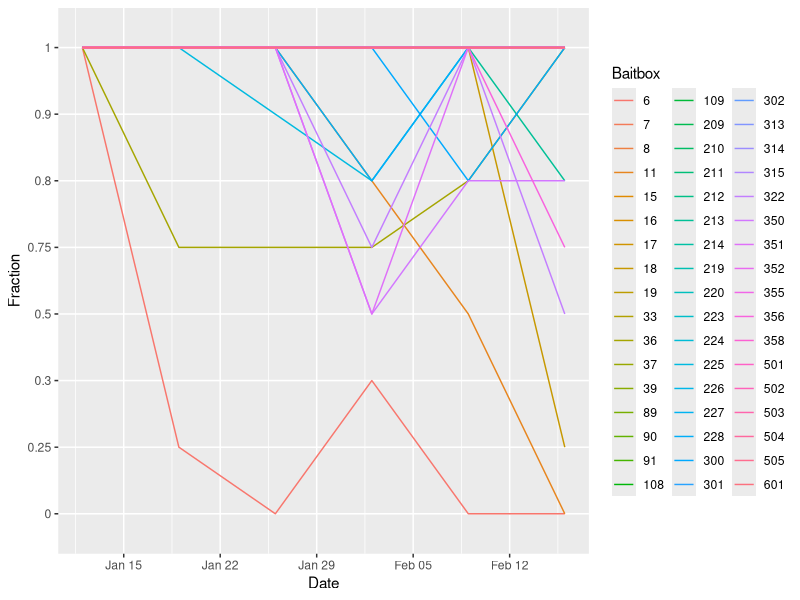
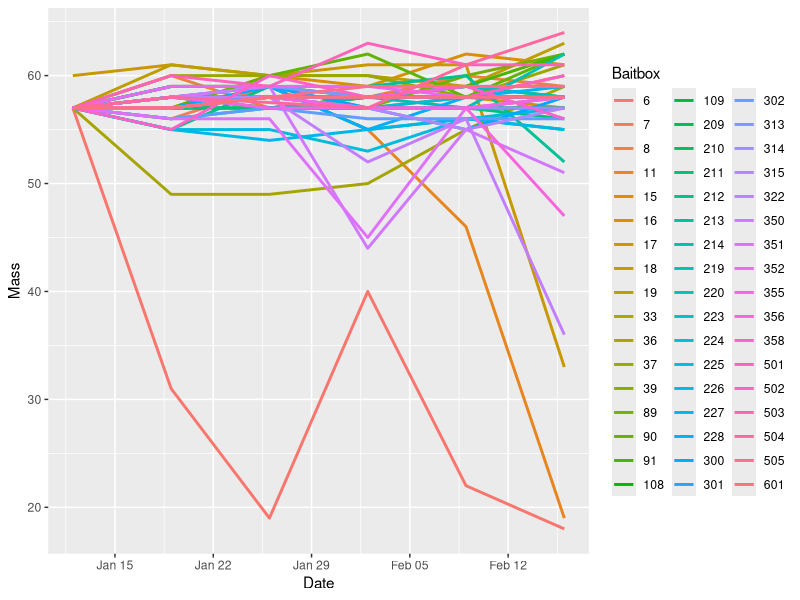
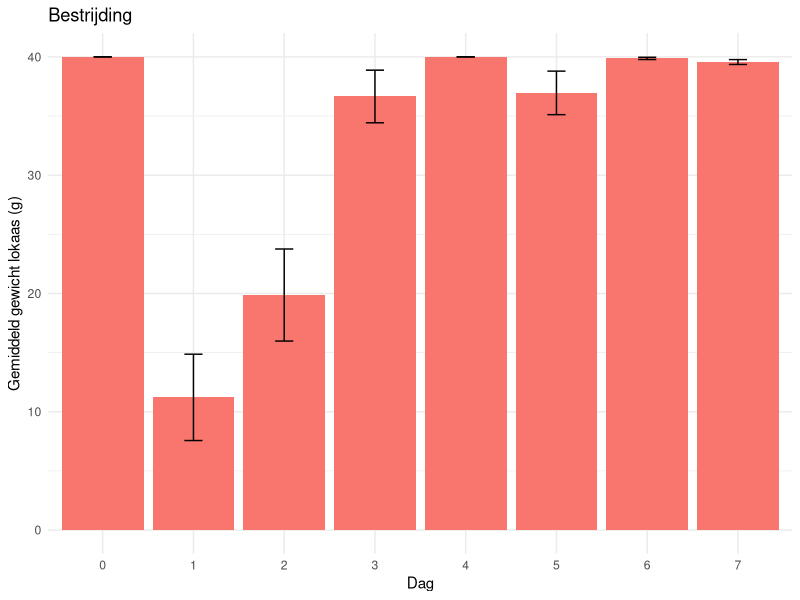
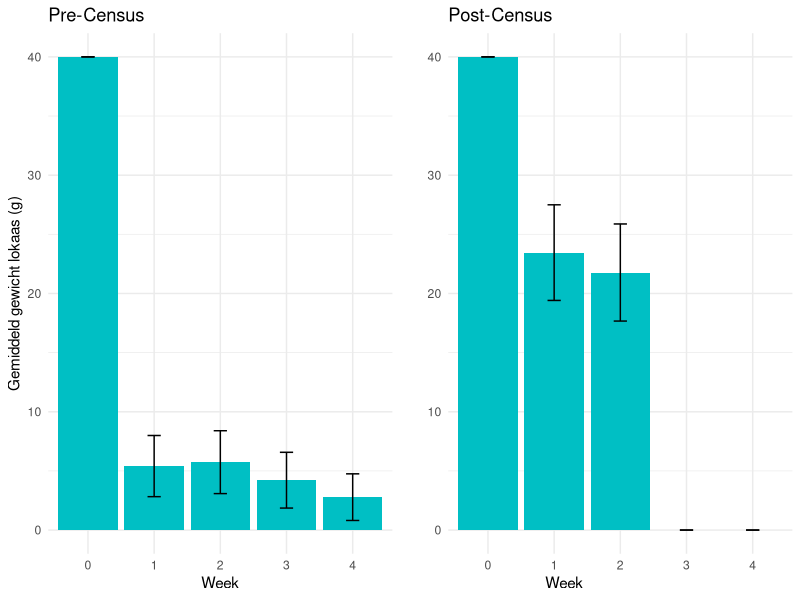

R code for these plots, in order:
library(ggplot2)
library(sf)
library(reshape2)
library(tidyverse)

#MOLENS GEYSKENS

#read data
getwd()
data<-read.csv("data/Data_Opname.csv",sep=";",header=T)
data$X<-NULL

data$Mass[which(data$Mass>70)]<-NA
data<-na.omit(data)


data$Date<-as.POSIXct(strptime(data$Date, format = "%d/%m/%Y"),tz="UTC")

ggplot(data,aes(x=Date,y=Fraction,group=as.factor(ID),colour=as.factor(ID)))+
  geom_line()+
  scale_color_discrete(name = "Baitbox")

ggplot(data,aes(x=Date,y=Mass,group=as.factor(ID),colour=as.factor(ID)))+
  geom_line(linewidth=1)+
  scale_color_discrete(name = "Baitbox")


# Natlandhoeve Ulbeek

data<-read.csv("data/Opname_Ulbeek.csv",sep=";",header=T)
colnames(data)<-c("Lokaaspunt","Moment0","Moment1","Moment2","Moment3","Moment4",
                  "Moment1","Moment2","Moment3","Moment4","Moment5","Moment6","Moment7",
                  "Moment1","Moment2")
data_pre<-data[,c(1,2:6)]
data_bestrijding<-data[,c(1,7:13)]
data_post<-data[,c(1,14:15)]

data_pre <- melt(data_pre, id.vars = "Lokaaspunt", variable.name = "Moment", value.name = "Gewicht")
data_pre$Week<-gsub("[^0-9]", "", data_pre$Moment)


data_bestrijding <- melt(data_bestrijding, id.vars = "Lokaaspunt", variable.name = "Moment", value.name = "Gewicht")
data_bestrijding$Dag<-gsub("[^0-9]", "", data_bestrijding$Moment)
start<-cbind.data.frame(seq(from=1,to=23,by=1),rep("a",length.out=23),rep(40,length.out=23),rep(0,length.out=23))
colnames(start)<-colnames(data_bestrijding)
data_bestrijding<-rbind.data.frame(data_bestrijding,start)

data_post <- melt(data_post, id.vars = "Lokaaspunt", variable.name = "Moment", value.name = "Gewicht")
data_post$Week<-gsub("[^0-9]", "", data_post$Moment)
start<-cbind.data.frame(seq(from=1,to=23,by=1),rep("a",length.out=23),rep(40,length.out=23),rep(0,length.out=23))
colnames(start)<-colnames(data_post)
data_post<-rbind.data.frame(data_post,start)

#Barplot bestrijding

summary_data <- data_bestrijding %>%
  group_by(Dag) %>%
  summarise(
    mean_gewicht = mean(Gewicht),
    sd_gewicht = sd(Gewicht),
    se_gewicht = sd(Gewicht) / sqrt(n())
  )

ggplot(summary_data, aes(x = Dag, y = mean_gewicht)) +
  geom_bar(stat = "identity", fill = "#F8766D") +
  geom_errorbar(aes(ymin = mean_gewicht - se_gewicht, ymax = mean_gewicht + se_gewicht), width = 0.2) +
  labs(title = "Bestrijding",
       x = "Dag",
       y = "Gemiddeld gewicht lokaas (g)") +
  theme_minimal()

#Barplot census

summary_data_pre <- na.omit(data_pre) %>%
  group_by(Week) %>%
  summarise(
    mean_gewicht = mean(Gewicht),
    sd_gewicht = sd(Gewicht),
    se_gewicht = sd(Gewicht) / sqrt(n())
  )

plot_pre<-ggplot(summary_data_pre, aes(x = Week, y = mean_gewicht)) +
  geom_bar(stat = "identity", fill = "#00BFC4") +
  geom_errorbar(aes(ymin = mean_gewicht - se_gewicht, ymax = mean_gewicht + se_gewicht), width = 0.2) +
  labs(title = "Pre-Census",
       x = "Week",
       y = "Gemiddeld gewicht lokaas (g)") +
  theme_minimal()

summary_data_post <- na.omit(data_post) %>%
  group_by(Week) %>%
  summarise(
    mean_gewicht = mean(Gewicht),
    sd_gewicht = sd(Gewicht),
    se_gewicht = sd(Gewicht) / sqrt(n())
  )

add<-summary_data_post[1:2,]
add$Week<-c(3,4)
add$mean_gewicht<-c(0,0)
add$sd_gewicht<-c(0,0)
add$se_gewicht<-c(0,0)
summary_data_post<-rbind.data.frame(summary_data_post,add)

plot_post<-ggplot(summary_data_post, aes(x = Week, y = mean_gewicht)) +
  geom_bar(stat = "identity", fill = "#00BFC4") +
  geom_errorbar(aes(ymin = mean_gewicht - se_gewicht, ymax = mean_gewicht + se_gewicht), width = 0.2) +
  labs(title = "Post-Census",
       x = "Week                            ",
       y = "") +
  theme_minimal()

library(gridExtra)
grid.arrange(plot_pre, plot_post, ncol = 2)
